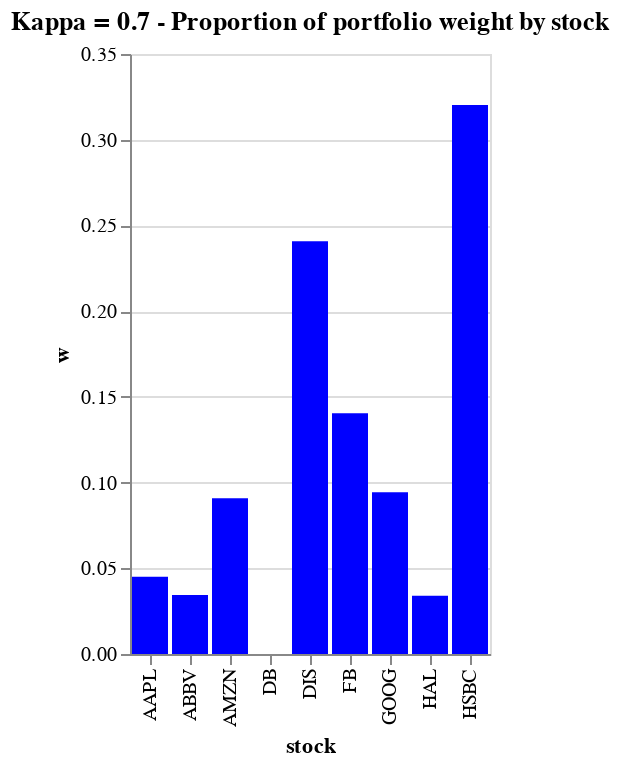

Notebook source saved alongside this figure:
### Code cell
chart_07_1

### Figure 1 — Vega-Lite specification as saved in the notebook (floating-point values rounded to 4 significant figures)
{"config": {"view": {"continuousWidth": 300, "continuousHeight": 300}}, "data": {"name": "data-43e1b3d261f723fc96286c15e49d7bce"}, "mark": {"type": "bar", "color": "blue"}, "encoding": {"x": {"field": "stock", "type": "nominal"}, "y": {"field": "w", "type": "quantitative"}}, "title": "Kappa = 0.7 - Proportion of portfolio weight by stock", "$schema": "https://vega.github.io/schema/vega-lite/v5.17.0.json", "datasets": {"data-43e1b3d261f723fc96286c15e49d7bce": [{"w": 0.045, "stock": "AAPL"}, {"w": 0.03447, "stock": "ABBV"}, {"w": 0.09089, "stock": "AMZN"}, {"w": 2.117e-09, "stock": "DB"}, {"w": 0.2407, "stock": "DIS"}, {"w": 0.1404, "stock": "FB"}, {"w": 0.09438, "stock": "GOOG"}, {"w": 0.03391, "stock": "HAL"}, {"w": 0.3202, "stock": "HSBC"}]}}
